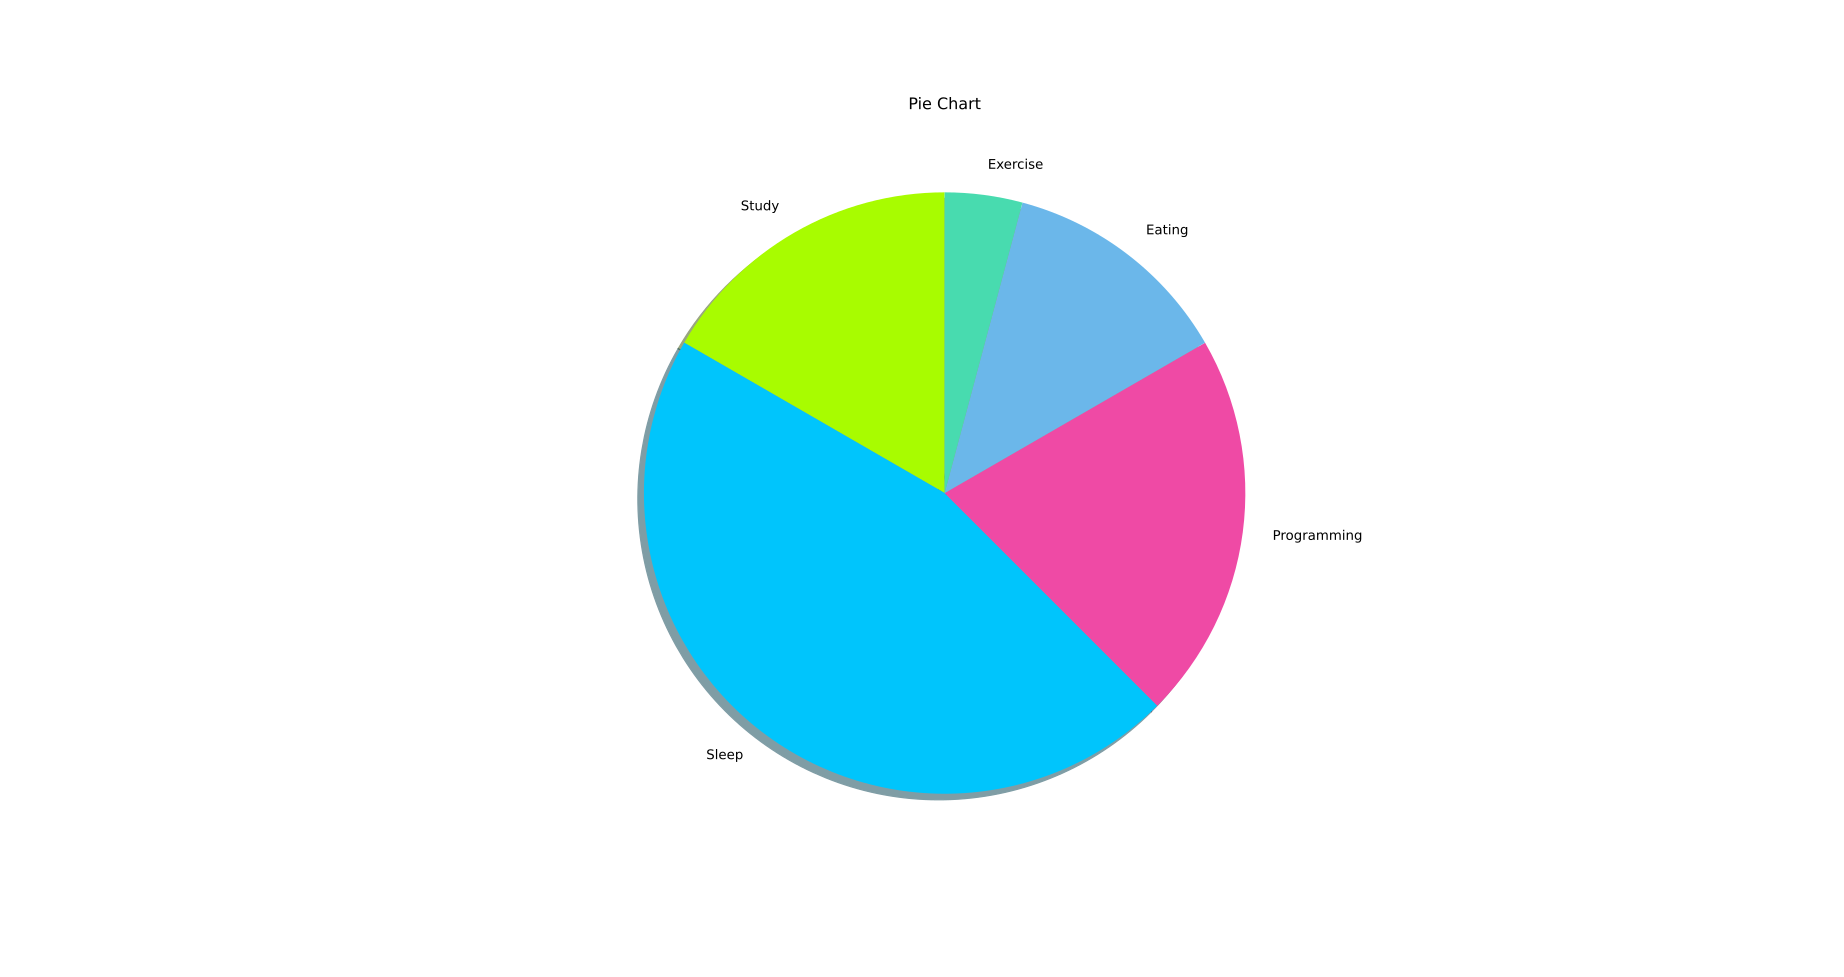

Python code for this plot:
# Date 16-06-2021

'''
let's make a pie chart of the following data
study           04
sleep           11
programming     05
eating          03
exercise        01
total           24
'''

import matplotlib.pyplot as plt

import matplotlib.pyplot as plt

data = [4, 11, 5, 3, 1]
data_is_of_what = ['Study', 'Sleep', 'Programming', 'Eating', 'Exercise']

colours = ['#A8FC00', '#00C5FC', '#EF4AA5', '#6BB7EA', '#48DBAF']

plt.pie(data,
        labels=data_is_of_what,
        colors=colours,
        startangle=90,
        shadow=True)


plt.title('Pie Chart')
# plt.legend()
plt.show()
